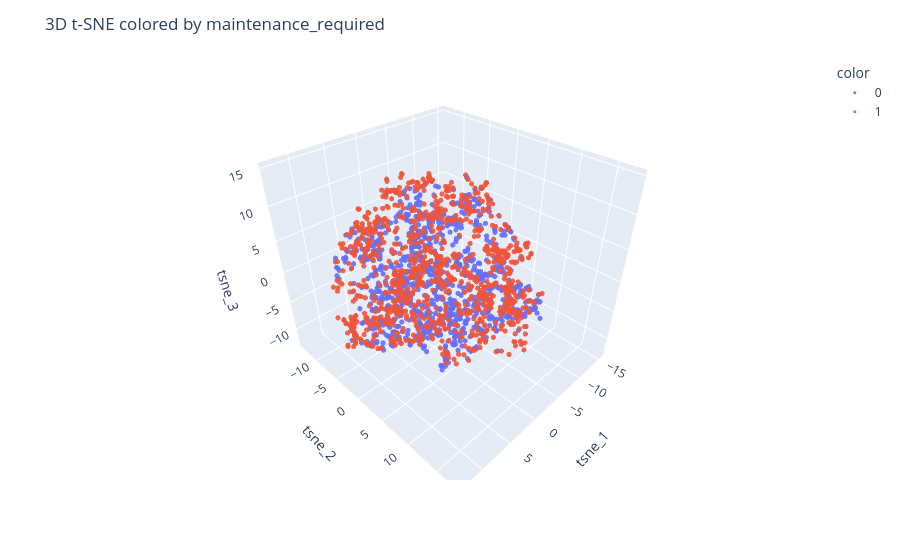

The code cell stored with this chart in its notebook:
### Code cell
import plotly.express as px

tsne = TSNE(n_components=3, perplexity=30, random_state=RANDOM_STATE, init="pca")
X_tsne = tsne.fit_transform(X)
sample["tsne_1"], sample["tsne_2"], sample["tsne_3"] = X_tsne[:, 0], X_tsne[:, 1], X_tsne[:, 2]

fig = px.scatter_3d(
    sample, x="tsne_1", y="tsne_2", z="tsne_3",
    color=sample[TARGET].astype(str),
    hover_data=["machine_id", "anomaly_flag", "machine_status"],
    opacity=0.9,
)
fig.update_traces(marker=dict(size=3))
fig.update_layout(title="3D t-SNE colored by maintenance_required")
fig.show()

### Figure 1 — Plotly figure (JSON) as saved in the notebook; plotly's stock layout.template omitted (floating-point values rounded to 4 significant figures; data arrays with more than 128 entries replaced by an {"elided": "..."} marker saying what was removed)
{"data": [{"customdata": {"elided": "1000x3 int values"}, "hovertemplate": "color=0<br>tsne_1=%{x}<br>tsne_2=%{y}<br>tsne_3=%{z}<br>machine_id=%{customdata[0]}<br>anomaly_flag=%{customdata[1]}<br>machine_status=%{customdata[2]}<extra></extra>", "legendgroup": "0", "marker": {"color": "#636efa", "opacity": 0.9, "size": 3, "symbol": "circle"}, "mode": "markers", "name": "0", "scene": "scene", "showlegend": true, "type": "scatter3d", "x": {"elided": "1000 float values"}, "y": {"elided": "1000 float values"}, "z": {"elided": "1000 float values"}}, {"customdata": {"elided": "1000x3 int values"}, "hovertemplate": "color=1<br>tsne_1=%{x}<br>tsne_2=%{y}<br>tsne_3=%{z}<br>machine_id=%{customdata[0]}<br>anomaly_flag=%{customdata[1]}<br>machine_status=%{customdata[2]}<extra></extra>", "legendgroup": "1", "marker": {"color": "#EF553B", "opacity": 0.9, "size": 3, "symbol": "circle"}, "mode": "markers", "name": "1", "scene": "scene", "showlegend": true, "type": "scatter3d", "x": {"elided": "1000 float values"}, "y": {"elided": "1000 float values"}, "z": {"elided": "1000 float values"}}], "layout": {"legend": {"title": {"text": "color"}, "tracegroupgap": 0}, "margin": {"t": 60}, "scene": {"domain": {"x": [0, 1], "y": [0, 1]}, "xaxis": {"title": {"text": "tsne_1"}}, "yaxis": {"title": {"text": "tsne_2"}}, "zaxis": {"title": {"text": "tsne_3"}}}, "title": {"text": "3D t-SNE colored by maintenance_required"}}}
